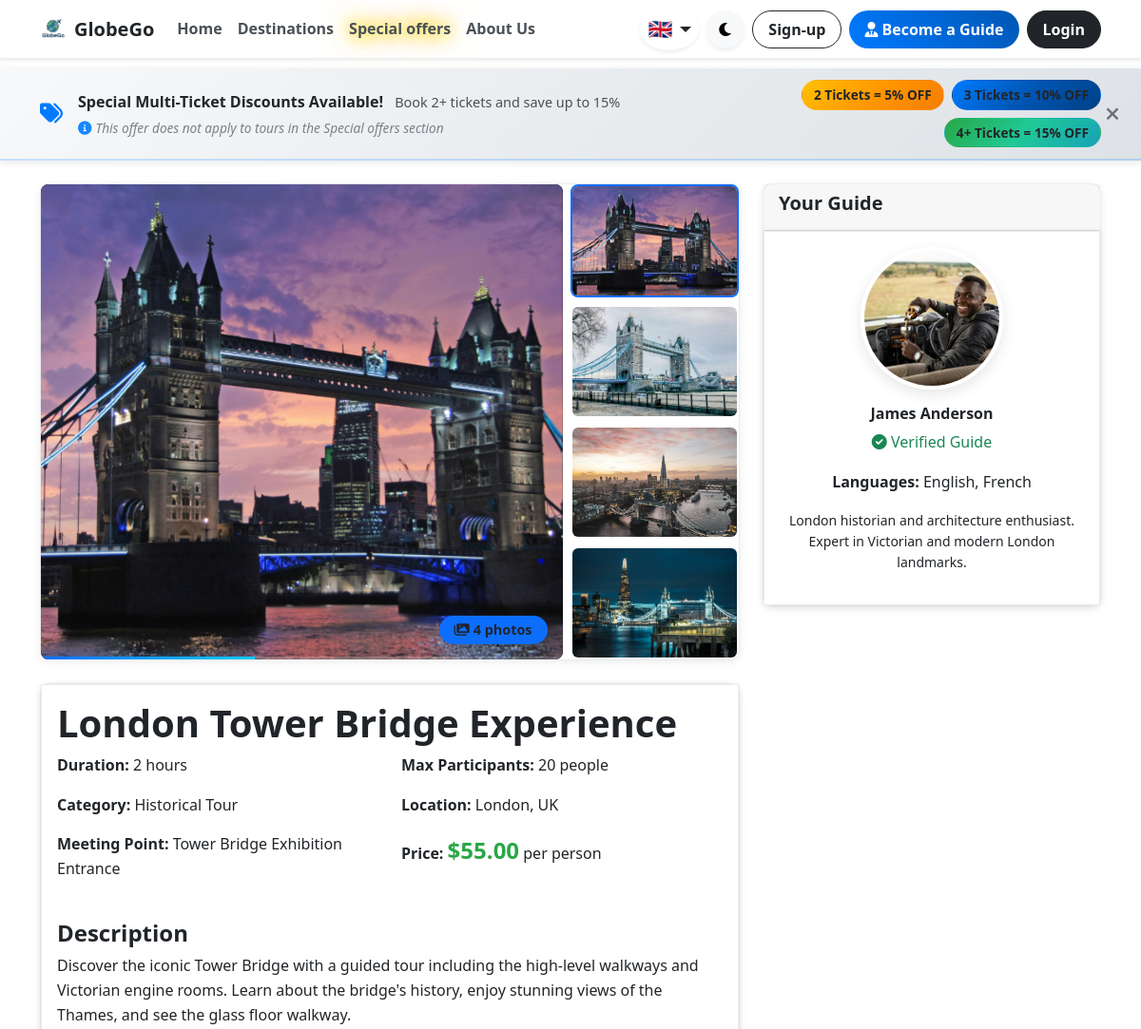
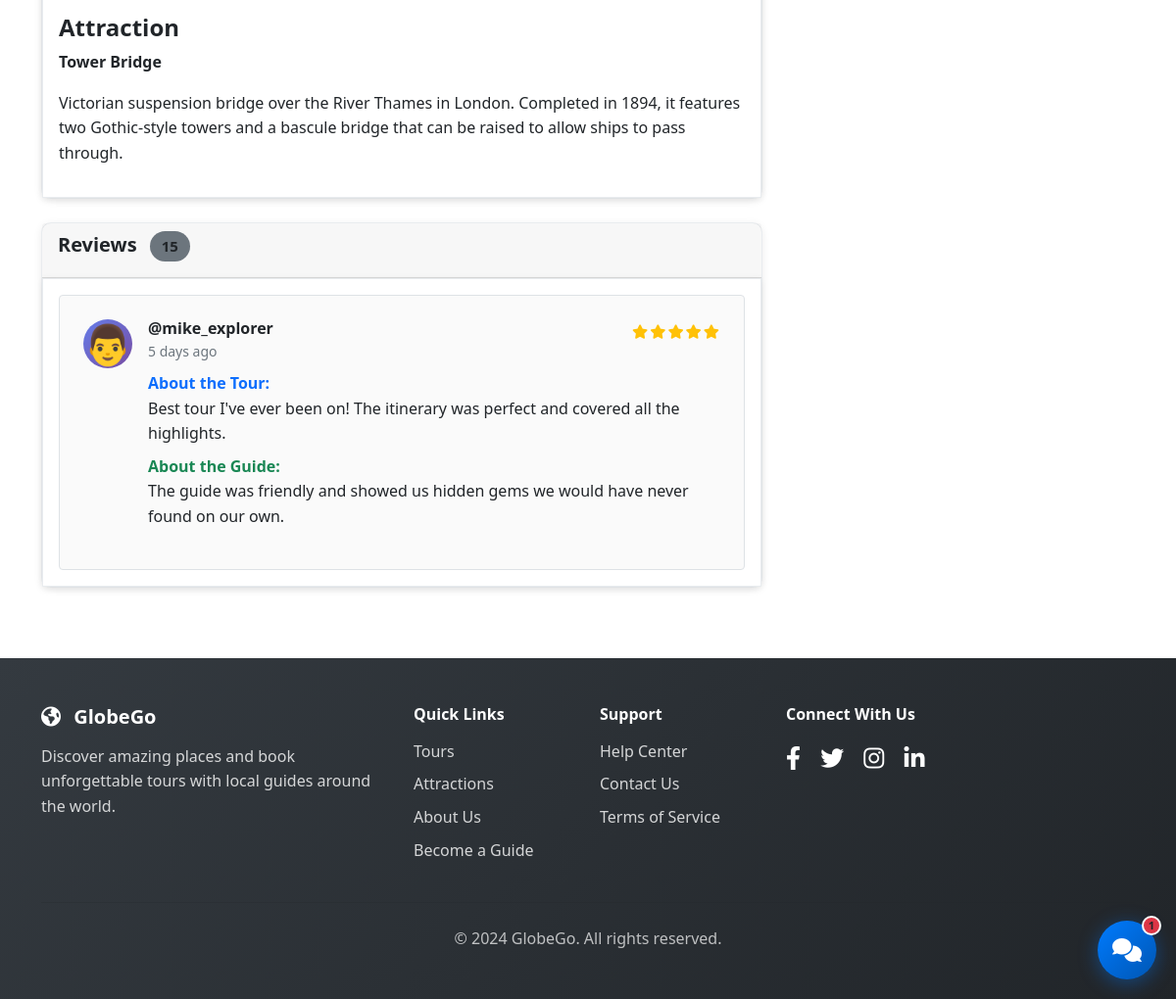
The app's page /tour-details.php?id=4 with its own data (2 pictures, top to bottom).
### tables this page shows
CREATE TABLE tours (
    id INT AUTO_INCREMENT PRIMARY KEY,
    guide_id INT NOT NULL,
    attraction_id INT,
    title VARCHAR(255) NOT NULL,
    description TEXT NOT NULL,
    price DECIMAL(10,2) NOT NULL,
    duration_hours INT NOT NULL,
    max_participants INT NOT NULL,
    meeting_point VARCHAR(255) NOT NULL,
    category VARCHAR(100),
    image_url VARCHAR(255),
    status ENUM('active', 'inactive', 'cancelled') DEFAULT 'active',
    created_at TIMESTAMP DEFAULT CURRENT_TIMESTAMP,
    updated_at TIMESTAMP DEFAULT CURRENT_TIMESTAMP ON UPDATE CURRENT_TIMESTAMP,
    FOREIGN KEY (guide_id) REFERENCES users(id) ON DELETE CASCADE,
    FOREIGN KEY (attraction_id) REFERENCES attractions(id) ON DELETE SET NULL,
    INDEX idx_guide_id (guide_id),
    INDEX idx_attraction_id (attraction_id),
    INDEX idx_status (status),
    INDEX idx_category (category)
);

CREATE TABLE attractions (
    id INT AUTO_INCREMENT PRIMARY KEY,
    name VARCHAR(255) NOT NULL,
    description TEXT NOT NULL,
    location VARCHAR(255) NOT NULL,
    latitude DECIMAL(10, 8),
    longitude DECIMAL(11, 8),
    category VARCHAR(100),
    image_url VARCHAR(255),
    rating DECIMAL(3,2) DEFAULT 0.00,
    total_reviews INT DEFAULT 0,
    created_at TIMESTAMP DEFAULT CURRENT_TIMESTAMP,
    updated_at TIMESTAMP DEFAULT CURRENT_TIMESTAMP ON UPDATE CURRENT_TIMESTAMP,
    INDEX idx_location (location),
    INDEX idx_category (category)
);

CREATE TABLE users (
    id INT AUTO_INCREMENT PRIMARY KEY,
    email VARCHAR(255) UNIQUE NOT NULL,
    password VARCHAR(255) NOT NULL,
    first_name VARCHAR(100) NOT NULL,
    last_name VARCHAR(100) NOT NULL,
    role ENUM('tourist', 'guide', 'admin') NOT NULL DEFAULT 'tourist',
    phone VARCHAR(20),
    profile_image VARCHAR(255),
    bio TEXT,
    languages VARCHAR(255),
    verified BOOLEAN DEFAULT FALSE,
    status ENUM('active', 'suspended', 'pending') DEFAULT 'active',
    created_at TIMESTAMP DEFAULT CURRENT_TIMESTAMP,
    updated_at TIMESTAMP DEFAULT CURRENT_TIMESTAMP ON UPDATE CURRENT_TIMESTAMP,
    INDEX idx_email (email),
    INDEX idx_role (role),
    INDEX idx_status (status)
);

### controllers/BaseController.php (called while the page is built, shortened)
<?php
require_once __DIR__ . '/../config/config.php';
class BaseController
{
    public function __construct(PDO $db)
    {
        $this->db = $db;
    }
    protected function render(string $view, array $data = [], ?string $pageTitle = null): void
    {
        include __DIR__ . '/../includes/header.php';
        include __DIR__ . '/../views/' . $view . '.php';
        include __DIR__ . '/../includes/footer.php';
    }
}

### controllers/TourController.php (called while the page is built, shortened)
<?php
require_once __DIR__ . '/BaseController.php';
require_once __DIR__ . '/../classes/Tour.php';
class TourController extends BaseController
{
    public function showDetails(): void
    {
        $tour_id = isset($_GET['id']) ? (int) $_GET['id'] : 0;
        $tour = new Tour($this->db);
        $tour_details = $tour->getTourById($tour_id);
        $tour_schedules = $tour->getTourSchedules($tour_id);
        $this->render('tours/details', [
            'tour_id' => $tour_id,
            'tour_details' => $tour_details,
            'tour_schedules' => $tour_schedules,
        ], $tour_details['title']);
    }
}

### tour-details.php (called while the page is built)
<?php
require_once __DIR__ . '/config/config.php';
require_once __DIR__ . '/controllers/TourController.php';
$database = new Database();
$db = $database->getConnection();
$controller = new TourController($db);
$controller->showDetails();

### classes/Tour.php (called while the page is built, shortened)
<?php
require_once __DIR__ . '/../config/config.php';
class Tour {
    private $conn;
    private $table_name = "tours";
    public function __construct($db) {
        $this->conn = $db;
    }
    public function getTourById($id) {
        $query = "SELECT t.*, u.first_name, u.last_name, u.profile_image, u.bio, u.languages, u.verified,
                         a.name as attraction_name,
                         COALESCE(a.location, t.meeting_point, 'Location not specified') as location,
                         a.description as attraction_description
                  FROM " . $this->table_name . " t
                  LEFT JOIN users u ON t.guide_id = u.id
                  LEFT JOIN attractions a ON t.attraction_id = a.id
                  WHERE t.id = :id AND t.status = 'active'";
        $stmt = $this->conn->prepare($query);
        $stmt->bindParam(":id", $id);
        $stmt->execute();
        if ($stmt->rowCount() > 0) {
            return $stmt->fetch(PDO::FETCH_ASSOC);
        }
        return false;
    }
}
?>

### config/config.php (called while the page is built, shortened)
<?php
function formatPrice($price) {
    return '$' . number_format($price, 2);
}
?>

### views/tours/details.php (the view, shortened to what this page needs)
<div class="container mt-4">
    <div class="row">
        <div class="col-lg-8">
            <div class="card mb-4">
                <?php
                $tour_image_url = $tour_details['image_url'] ?: 'assets/images/default-tour.jpg';
                if (!filter_var($tour_image_url, FILTER_VALIDATE_URL) && !empty($tour_details['image_url'])) {
                    if (substr($tour_image_url, 0, 1) === '/') {
                        $tour_image_url = SITE_URL . $tour_image_url;
                    } else {
                        $tour_image_url = SITE_URL . '/' . ltrim($tour_image_url, '/');
                    }
                }
                function findAdditionalImages($main_image_url) {
                    $images = [$main_image_url];
                    $parsed_url = parse_url($main_image_url);
                    if (isset($parsed_url['path'])) {
                        $image_path = $parsed_url['path'];
                    } else {
                        $image_path = $main_image_url;
                    }
                    $image_path = ltrim($image_path, '/');
                    $image_path = preg_replace('#^GlobeGoProject/?#', '', $image_path);
                    $path_info = pathinfo($image_path);
                    $directory = isset($path_info['dirname']) ? $path_info['dirname'] : '';
                    $filename = isset($path_info['filename']) ? $path_info['filename'] : '';
                    $extension = isset($path_info['extension']) ? '.' . $path_info['extension'] : '';
                    $project_root = dirname(dirname(__DIR__));
                    $base_path = $project_root . DIRECTORY_SEPARATOR . $directory;
                    $base_path = str_replace(['/', '\\'], DIRECTORY_SEPARATOR, $base_path);
                    for ($i = 2; $i <= 10; $i++) {
                        $variant_filename = $filename . $i . $extension;
                        $variant_path = $base_path . DIRECTORY_SEPARATOR . $variant_filename;
                        if (file_exists($variant_path)) {
                            $variant_url = SITE_URL . '/' . str_replace('\\', '/', $directory) . '/' . $variant_filename;
                            $images[] = $variant_url;
                        }
                    }
                    return $images;
                }
                $tour_images = findAdditionalImages($tour_image_url);
                $image_count = count($tour_images);
                ?>
                <div class="row g-2">
                    <div class="<?php echo $image_count > 1 ? 'col-md-9' : 'col-12'; ?>">
                        <div class="position-relative" style="height: 500px; overflow: hidden; border-radius: 8px; background: #000;">
                            <div id="imageContainer" style="position: relative; width: 100%; height: 100%;">
                                <?php foreach ($tour_images as $index => $img_url): ?>
                                    <img class="main-tour-image <?php echo $index === 0 ? 'active' : ''; ?>"
                                         src="<?php echo htmlspecialchars($img_url); ?>"
                                         alt="<?php echo htmlspecialchars($tour_details['title']); ?> - Image <?php echo $index + 1; ?>"
                                         data-index="<?php echo $index; ?>"
                                         style="position: absolute; top: 0; left: 0; width: 100%; height: 100%; object-fit: cover; opacity: <?php echo $index === 0 ? '1' : '0'; ?>; transition: opacity 0.8s ease-in-out;"
                                         onerror="this.onerror=null; this.src='<?php echo SITE_URL; ?>/assets/images/default-tour.jpg';">
                                <?php endforeach; ?>
                            </div>
                            <?php if ($image_count > 1): ?>
                                <div class="position-absolute bottom-0 end-0 m-3">
                                    <span class="badge bg-primary px-3 py-2" style="font-size: 0.9rem; backdrop-filter: blur(5px); background: rgba(13, 110, 253, 0.9);">
                                        <i class="fas fa-images me-1"></i><?php echo $image_count; ?> photos
                                    </span>
                                </div>
                                <div id="progressBar" class="position-absolute bottom-0 start-0 w-100" style="height: 3px; background: rgba(255,255,255,0.2);">
                                    <div id="progressFill" style="height: 100%; background: linear-gradient(90deg, #0d6efd, #0dcaf0); width: 0%; transition: width 0.1s linear;"></div>
                                </div>
                            <?php endif; ?>
                        </div>
                    </div>
                    <?php if ($image_count > 1): ?>
                    <div class="col-md-3">
                        <div class="d-flex flex-column gap-2" style="height: 500px;">
                            <?php foreach ($tour_images as $index => $img_url): ?>
                                <div class="thumbnail-container position-relative"
                                     data-image-index="<?php echo $index; ?>"
                                     style="cursor: pointer; border: 2px solid <?php echo $index === 0 ? '#0d6efd' : 'transparent'; ?>; border-radius: 8px; overflow: hidden; transition: all 0.3s ease;"
                                     onmouseover="this.style.borderColor='#0d6efd'; this.style.transform='scale(1.02)';"
                                     onmouseout="if(<?php echo $index; ?> !== currentImageIndex) { this.style.borderColor='transparent'; this.style.transform='scale(1)'; }">
                                    <img src="<?php echo htmlspecialchars($img_url); ?>"
                                         class="w-100"
                                         alt="Thumbnail <?php echo $index + 1; ?>"
                                         style="height: <?php echo 500 / min($image_count, 4) - 8; ?>px; object-fit: cover; display: block;"
                                         onerror="this.onerror=null; this.src='<?php echo SITE_URL; ?>/assets/images/default-tour.jpg';">
                                </div>
                            <?php endforeach; ?>
                        </div>
                    </div>
                    <?php endif; ?>
                </div>
            </div>
            <div class="card mb-4">
                <div class="card-body">
                    <h1 class="card-title"><?php echo $tour_details['title']; ?></h1>
                    <div class="row mb-4">
                        <div class="col-md-6">
                            <p><strong>Duration:</strong> <?php echo $tour_details['duration_hours']; ?> hours</p>
                            <p><strong>Category:</strong> <?php echo $tour_details['category']; ?></p>
                            <p><strong>Meeting Point:</strong> <?php echo $tour_details['meeting_point']; ?></p>
                        </div>
                        <div class="col-md-6">
                            <p><strong>Max Participants:</strong> <?php echo $tour_details['max_participants']; ?> people</p>
                            <p><strong>Location:</strong> <?php echo $tour_details['location']; ?></p>
                            <p><strong>Price:</strong> <span class="price-display"><?php echo formatPrice($tour_details['price']); ?></span> per person</p>
                        </div>
                    </div>
                    <h4>Description</h4>
                    <p><?php echo nl2br($tour_details['description']); ?></p>
                    <?php if ($tour_details['attraction_name']): ?>
                    <h4>Attraction</h4>
                    <p><strong><?php echo $tour_details['attraction_name']; ?></strong></p>
                    <p><?php echo $tour_details['attraction_description']; ?></p>
                    <?php endif; ?>
                </div>
            </div>
            <div class="card mb-4">
                <div class="card-header">
                    <h5>Reviews <span id="review-count" class="badge bg-secondary ms-2">0</span></h5>
                </div>
                <div class="card-body">
                    <div id="reviews-container" style="min-height: 150px;">
                    </div>
                </div>
            </div>
        </div>
        <div class="col-lg-4">
            <div class="card mb-4">
                <div class="card-header">
                    <h5>Your Guide</h5>
                </div>
                <div class="card-body text-center">
                    <img src="<?php echo $tour_details['profile_image'] ?: 'assets/images/default-avatar.jpg'; ?>"
                         class="profile-image mb-3" alt="Guide Photo">
                    <h6><?php echo $tour_details['first_name'] . ' ' . $tour_details['last_name']; ?></h6>
                    <?php if (isset($tour_details['verified']) && $tour_details['verified']): ?>
                        <p class="text-success"><i class="fas fa-check-circle"></i> Verified Guide</p>
                    <?php endif; ?>
                    <?php if ($tour_details['languages']): ?>
                        <p><strong>Languages:</strong> <?php echo $tour_details['languages']; ?></p>
                    <?php endif; ?>
                    <?php if ($tour_details['bio']): ?>
                        <p class="small"><?php echo $tour_details['bio']; ?></p>
                    <?php endif; ?>
                </div>
            </div>
        </div>
    </div>
</div>

### assets/css/style.css (style rules this page uses)
:root { --primary-color: #007bff; --secondary-color: #6c757d; --success-color: #28a745; --danger-color: #dc3545; --warning-color: #ffc107; --info-color: #17a2b8; --light-color: #f8f9fa; --dark-color: #343a40; --text-color: #212529; --muted-text-color: #6c757d; }
body { font-family: 'Segoe UI', Tahoma, Geneva, Verdana, sans-serif; line-height: 1.6; color: var(--text-color); background-color: #ffffff; padding-top: 72px; user-select: none; -webkit-user-select: none; -moz-user-select: none; -ms-user-select: none; }
body:not(.dark) { background-color: #ffffff; color: #212529; }
body:not(.dark) h1, body:not(.dark) h2, body:not(.dark) h3, body:not(.dark) h4, body:not(.dark) h5, body:not(.dark) h6 { color: #212529; font-weight: 600; }
body:not(.dark) p, body:not(.dark) span, body:not(.dark) div, body:not(.dark) label { color: #212529; }
.card { border: none; border-radius: 10px; transition: transform 0.3s ease, box-shadow 0.3s ease; }
body:not(.dark) .card, body:not(.dark) .card-body { background-color: #ffffff; color: #212529; border: 1px solid #e9ecef; box-shadow: 0 2px 8px rgba(0, 0, 0, 0.08); }
.badge { border-radius: 20px; padding: 8px 12px; }
.price-display, .card .price-display, .card-body .price-display, body.dark .price-display, body.dark .card .price-display, body.dark .card-body .price-display { font-size: 1.5rem; font-weight: bold; color: #28a745 !important; }
.profile-image { width: 150px; height: 150px; border-radius: 50%; object-fit: cover; border: 4px solid white; box-shadow: 0 5px 15px rgba(0,0,0,0.1); }
.fade-in { animation: fadeIn 0.5s ease-in; }
#reviews-container { transition: opacity 0.5s ease; }

### views/tours/details.php (style rules this page uses)
.thumbnail-container { transition: all 0.4s cubic-bezier(0.4, 0, 0.2, 1); }
.main-tour-image { will-change: opacity; }
#progressBar { z-index: 10; }
#progressFill { box-shadow: 0 0 10px rgba(13, 110, 253, 0.6); }
.main-tour-image.active { animation: fadeIn 0.8s ease-in-out; }

### records on screen
tours: image_url (picture), image_url "4", title "London Tower Bridge Experience", duration_hours "2", category "Historical Tour", meeting_point "Tower Bridge Exhibition Entrance", max_participants "20", price "$55.00", description "Discover the iconic Tower Bridge with a guided tour including the high-level walkways and Victorian engine rooms. Learn about the bridge's history, enjoy stunning views of the Thames, and see the glass floor walkway.", attraction.name "Tower Bridge", attraction.description "Victorian suspension bridge over the River Thames in London. Completed in 1894, it features two Gothic-style towers and a bascule bridge that can be raised to allow ships to pass through.", guide.profile_image (picture), guide.first_name "James", guide.last_name "Anderson", guide.languages "English, French", guide.bio "London historian and architecture enthusiast. Expert in Victorian and modern London landmarks."

### other values on screen
$item['text'] "Home"
$item['text'] "Destinations"
$item['text'] "Special offers"
$item['text'] "About Us"
Language::getLanguageFlag() "🇬🇧"
Language::t('nav.sign_up') "Sign-up"
Language::t('nav.become_guide') "Become a Guide"
Language::t('nav.login') "Login"
Language::t('home.discount_banner_title') "Special Multi-Ticket Discounts Available!"
Language::t('home.discount_banner_text') "Book 2+ tickets and save up to 15%"
Language::t('home.discount_banner_disclaimer') "This offer does not apply to tours in the Special offers section"
Language::t('home.tickets_2') "2 Tickets"
Language::t('home.tickets_3') "3 Tickets"
Language::t('home.tickets_4') "4+ Tickets"
$tour_details['location'] "London, UK"
